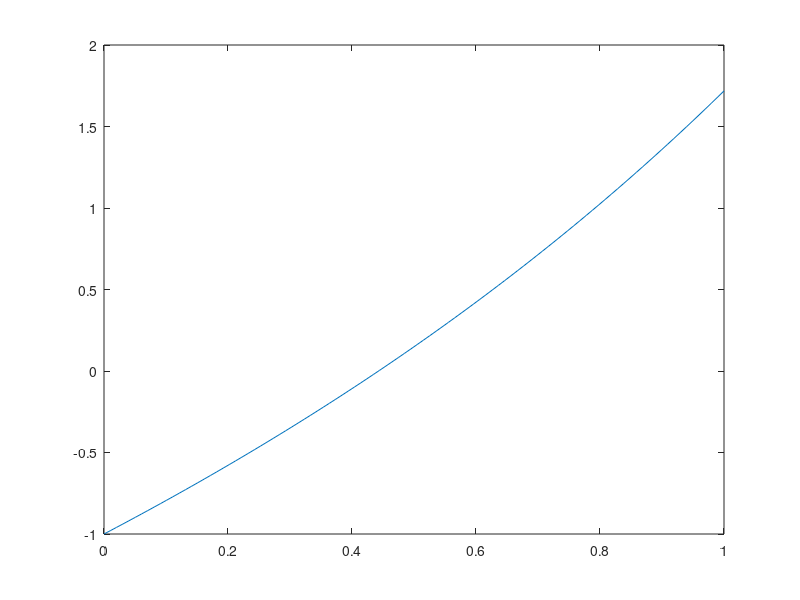

Write MATLAB code to recreate this figure. (Note: this script raises an error after producing the figure.)
x=linspace(0,1);

f = @(x) exp(x)-2+x; %funzione anonima

figure(1);
plot(x, f(x))

fprintf('%1.0f\n', sign(f(0)*f(1)))

[x,xall,iter] = bisezione(f, 0, 1, 10e-8, 10e6);

x1 = 0.4428544010023885;

figure(2);
semilogy(linspace(0,1, iter), (abs(x1-xall)/abs(x1)))